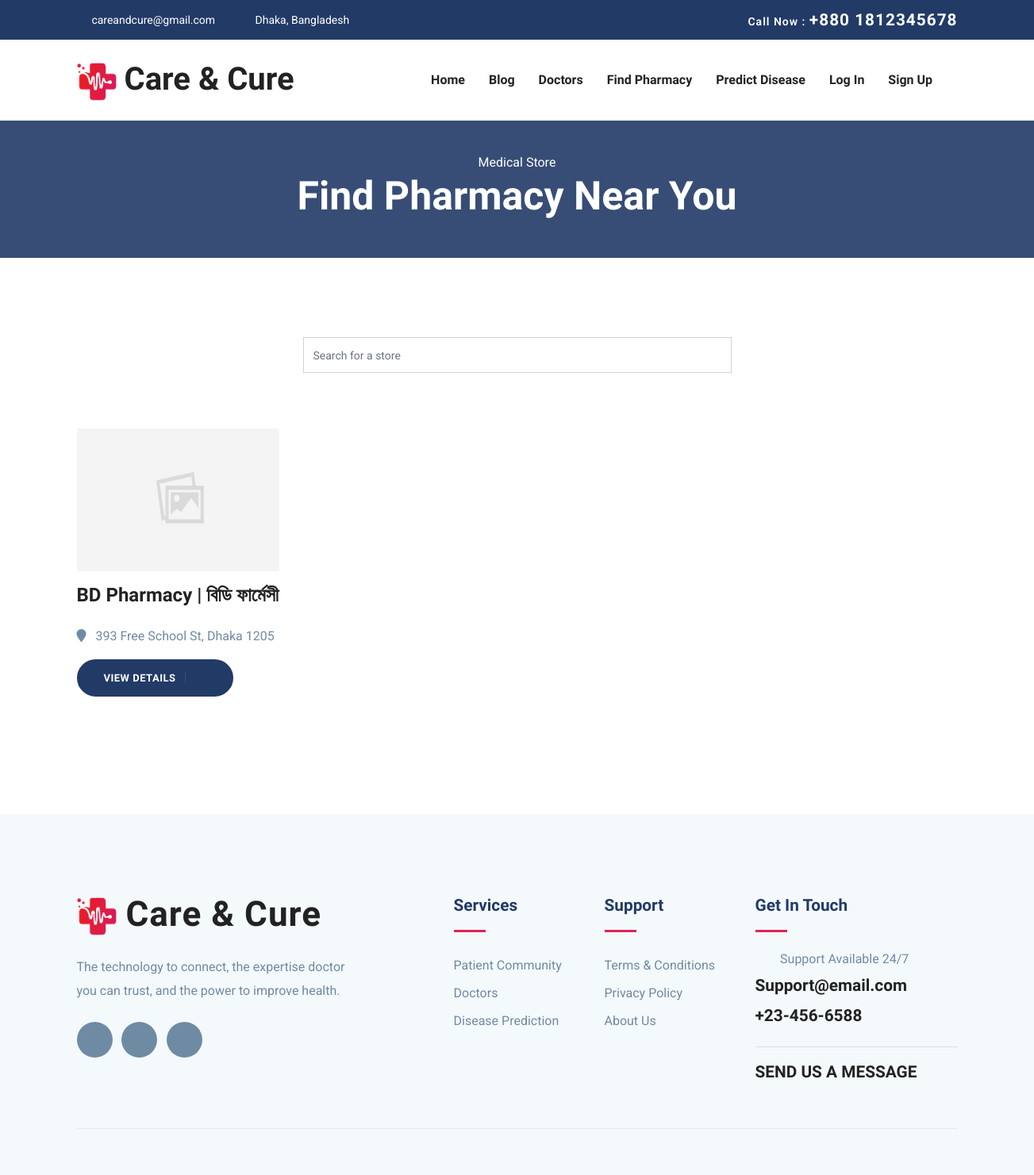
The page /medical-store/ on the database as committed earlier.
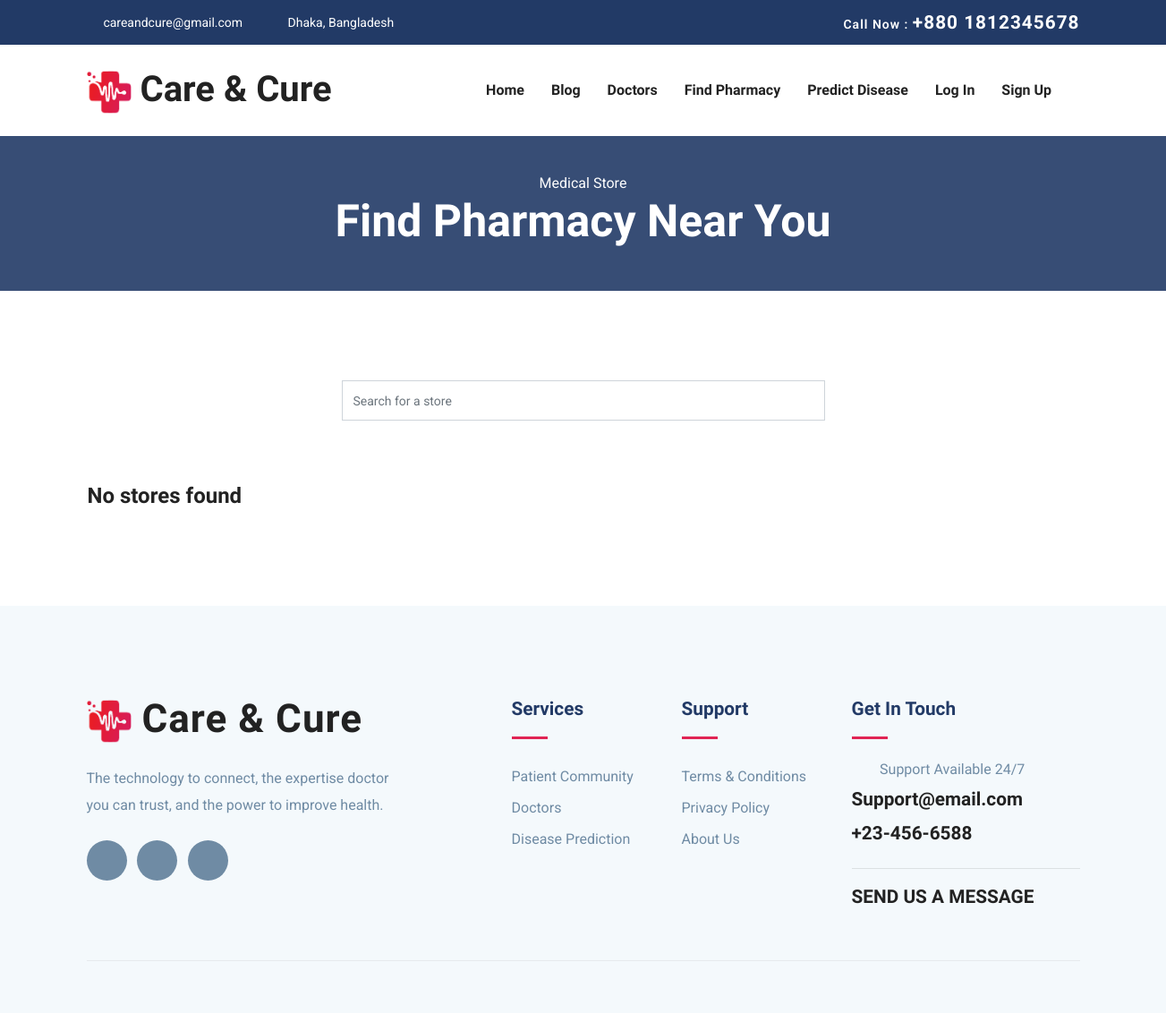
The same page on the database as committed later.
### medical_store_control/models.py (models this page shows, shortened)
class StoreModel(models.Model):
	name = models.CharField(max_length=100)
	address = models.CharField(max_length=100)
	longitude = models.DecimalField(max_digits=12, decimal_places=8, default=0.0)
	latitude = models.DecimalField(max_digits=12, decimal_places=8, default=0.0)
	phone = models.CharField(max_length=100, blank=True, null=True)
	email = models.CharField(max_length=100, blank=True, null=True)
	description = models.TextField()
	image = models.ImageField(upload_to="store_image", null=True, blank=True)
	created_at = models.DateTimeField(auto_now_add=True)
	updated_at = models.DateTimeField(auto_now=True)
	class Meta:
		verbose_name = "Store"
		verbose_name_plural = "Stores"

### medical_store_control/views.py (the view)
# urls.py: path("", home_view, name="medical-store-home"),
def home_view(request):
    stores = StoreModel.objects.order_by("?")
    context = {
        "stores": stores
    }
    return render(request, "pages/medical-store/store-home.html", context)

### templates/pages/medical-store/store-home.html (shortened to what this page needs)
{% extends "base.html" %}
{% load static %}
{% block title %} - Medical Store{% endblock %}{% block content %}
<section class="page-title bg-1">
	<div class="container">
		<div class="row">
			<div class="col-md-12">
				<div class="block text-center">
					<span class="text-white">Medical Store</span>
					<h1 class="text-capitalize mb-5 text-lg">Find Pharmacy Near you</h1>
				</div>
			</div>
		</div>
	</div>
</section>
<section class="section blog-wrap">
	<div class="container">
		<div class="row justify-content-center">
			<div class="col-lg-6 text-center">
				<div class="section-title">
					<input type="text" class="form-control" placeholder="Search for a store" id="store_search"
						onkeyup="searchStore()">
				</div>
			</div>
		</div>
		<div class="row">
			<div class="col-lg-12">
				<div class="row">
					{% if not stores %}
					<h3 class="mx-3">No stores found</h3>
					{% endif %}
					{% for store in stores %}
					<div class="col-lg-3 col-sm-6 col-md-6 mb-4 mb-5">
						<div class="blog-item">
							<div class="blog-thumb">
								{% if store.image %}
								<img src="{{ store.image.url }}" alt="{{ post.title }}" class="img-fluid" style="height: 180px;">
								{% else %}
								<img src="{% static 'images/placeholders/article-image-placeholder.jpg' %}"
									alt="{{ post.title }}" class="img-fluid" style="height: 180px;">
								{% endif %}
							</div>
							<div class="blog-item-content">
								<h3 class="mt-3 mb-3">
									<a href="#">
										{{ store.name }}
									</a>
								</h3>
								<div class="blog-item-meta mb-3 mt-4">
									<span class="text-capitalize">
										<i class="fa fa-map-marker mr-2"></i> {{ store.address }}
									</span>
								</div>
								<a href="{% url 'store-detail' store.id %}"
									class="btn btn-main btn-icon btn-round-full">
									View Details <i class="icofont-simple-right ml-2"></i>
								</a>
							</div>
						</div>
					</div>
					{% endfor %}
				</div>
			</div>
		</div>
	</div>
</section>
{% endblock %}

Rows that differ between the two databases and show on the page:
removed StoreModel: name "BD Pharmacy | বিডি ফার্মেসী", address "393 Free School St, Dhaka 1205"
Other text that changed with them:
text now shown: "No stores found"
